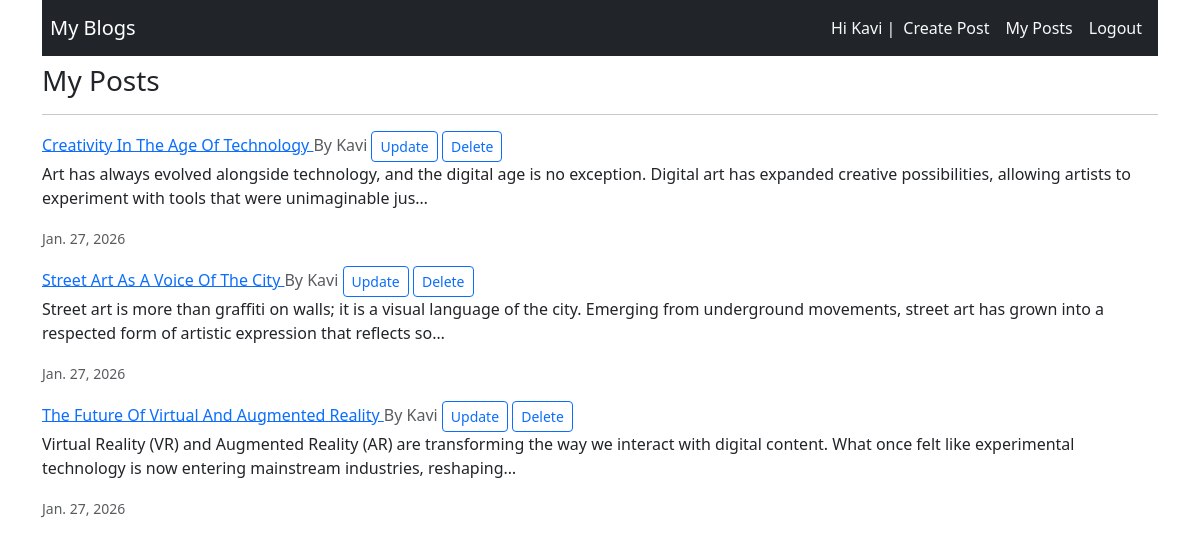
Screenshot of /my-posts/ (signed in) with the database file from the repository.
### blog/models.py (models this page shows, shortened)
class Post(models.Model):
    title = models.CharField(max_length=200)
    content = models.TextField()
    author = models.ForeignKey(User,on_delete=models.CASCADE)
    created_at = models.DateTimeField(auto_now_add=True)

### blog/views.py (the view)
# urls.py: path('my-posts/',views.my_posts,name="my-posts"),
@login_required
def my_posts(request):
    posts = Post.objects.filter(author=request.user)
    return render(request,"my_post.html",{'posts':posts})

### blog/templates/my_post.html
{% extends "base.html" %}
{% block content %}
<h3>My Posts</h3>
<hr>
      {% for post in posts %}
        <div class="Card mb-3">
          <a href="{% url 'detail-post' post.id%}" class="card-title text-primary">{{post.title | title}} </a><span class="text-muted">By {{post.author}}</span></a>
          {% if user == post.author %}
           <a href="{% url 'update-post' post.id%}" class="btn btn-sm btn-outline-primary">Update</a>
           <a href="{% url 'delete-post' post.id%}" class="btn btn-sm btn-outline-primary">Delete</a>
          {% endif %}
          <div class="Card-body">
            <p class="card-text">{{post.content | truncatechars:200}}</p>
            <small class="text-muted">{{post.created_at | date }}</small>
          </div>
        </div>
      {% empty %}
        <p>No posts available</p>
      {% endfor %}
{% endblock content %}

### blog/templates/base.html (shortened to what this page needs)
<!doctype html>
<html lang="en">
  <head>
    <link href="https://cdn.jsdelivr.net/npm/bootstrap@5.3.2/dist/css/bootstrap.min.css" rel="stylesheet">
  </head>
  <body>
    <div class="container">
      <nav class="navbar navbar-expand-lg navbar-dark bg-dark">
        <a class="navbar-brand ms-2" href="{% url 'all-posts' %}">My Blogs</a>
        <div class="collapse navbar-collapse" id="navbarNav">
          <ul class="navbar-nav ms-auto me-2">
            {% if user.is_authenticated %}
              <li class="nav-item text-light mt-2">
                  Hi {{ user.username }} |
              </li>
              <li class="nav-item">
                <a href="{% url 'create-post' %}" class="nav-link text-light">Create Post</a>
              </li>
              <li class="nav-item">
                <a href="{% url 'my-posts' %}" class="nav-link text-light">My Posts</a>
              </li>
              <li class="nav-item">
                <a href="{% url 'logout' %}" class="nav-link text-light">Logout</a>
              </li>
            {% endif %}
          </ul>
        </div>
      </nav>
      {% block content %}{% endblock content %}
    </div>
  </body>
</html>

### rows the page displays
Post: title "Creativity In The Age Of Technology", author "Kavi", shows "Update", content "Art has always evolved alongside technology, and the digital age is no exception. Digital art has expanded creative possibilities, allowing artists to experiment with tools that were unimaginable jus…", created_at "Jan. 27, 2026"
Post: title "Street Art As A Voice Of The City", author "Kavi", shows "Update", content "Street art is more than graffiti on walls; it is a visual language of the city. Emerging from underground movements, street art has grown into a respected form of artistic expression that reflects so…", created_at "Jan. 27, 2026"
Post: title "The Future Of Virtual And Augmented Reality", author "Kavi", shows "Update", content "Virtual Reality (VR) and Augmented Reality (AR) are transforming the way we interact with digital content. What once felt like experimental technology is now entering mainstream industries, reshaping…", created_at "Jan. 27, 2026"

### other values shown
{{ user.username }} "Kavi"
